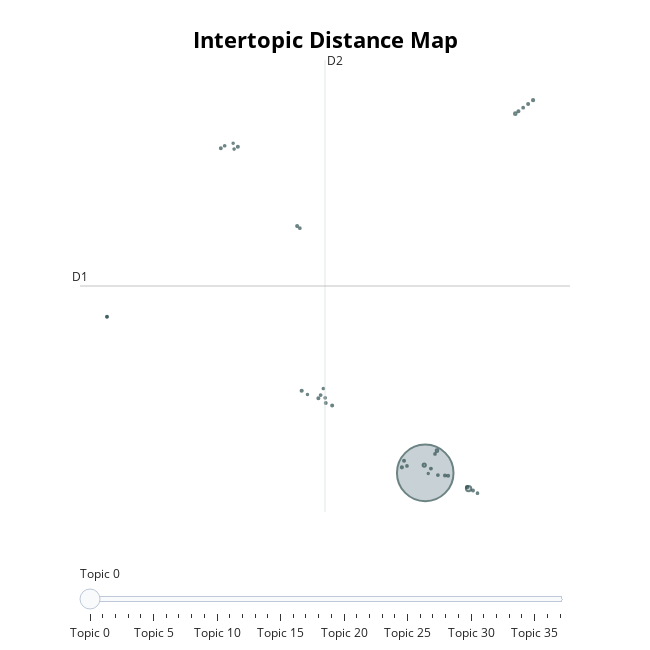

Here is the notebook cell this chart was saved with:
### Markdown cell above
### Outlier Reduction

### Code cell
# Use the "c-TF-IDF" strategy with a threshold
new_topics = topic_model.reduce_outliers(docs, topics , probabilities=probs, strategy="probabilities")

# Reduce all outliers that are left with the "distributions" strategy
new_topics = topic_model.reduce_outliers(docs, new_topics, strategy="probabilities", probabilities = probs)

topic_model.update_topics(docs, topics=new_topics)
display(topic_model.get_topic_info())
topic_model.visualize_topics()

### Figure 1 — Plotly figure (JSON) as saved in the notebook; plotly's stock layout.template omitted (floating-point values rounded to 4 significant figures)
{"data": [{"customdata": [[0, "and | the | to | was | you", 16598], [1, "sloth | sin | acedia | word | deadly", 149], [2, "universes | universe | alternate | quantum | tails", 53], [3, "machine | photocopying | papers | duty | files", 36], [4, "todd | nihilism | hearing | wait | negativity", 35], [5, "sin | shrink | guilt | is | doesn", 30], [6, "rose | died | sixty | aunt | thursday", 26], [7, "vijay | mantra | temple | mother | weren", 25], [8, "use | mortality | rates | areas | invest", 25], [9, "neuroscience | neuro | exists | pbs | nova", 23], [10, "sculptures | wall | piece | these | painted", 23], [11, "couches | lying | martial | ninth | level", 22], [12, "apologize | wouldn | kept | federal | ing", 22], [13, "book | supposed | date | never | script", 22], [14, "culture | within | gen | generation | distinguidich", 21], [15, "newton | helmut | shoot | wants | young", 21], [16, "stolen | jeep | keys | keychain | torn", 21], [17, "oranges | stuck | orange | choose | past", 21], [18, "bought | got | dvd | theater | surround", 20], [19, "together | affair | he | his | crushed", 20], [20, "israel | touring | years | uk | search", 20], [21, "opting | slave | work | rat | myth", 20], [22, "pale | half | looking | rican | unhappy", 19], [23, "ink | work | prison | colors | typical", 17], [24, "temper | ll | play | learn | possum", 17], [25, "numbers | love | truth | fact | interacted", 17], [26, "writing | jeremy | relief | becomes | gives", 15], [27, "vatican | sniper | affairs | secret | governments", 15], [28, "perpetrator | culprit | jig | hoax | articulation", 15], [29, "nation | dominate | intellectual | doctrine | ancient", 15], [30, "organization | trooper | storm | vader | darth", 15], [31, "utilized | radio | property | self | helped", 15], [32, "environmentally | argue | organic | cheap | friendly", 15], [33, "mailing | homeland | department | security | text", 14], [34, "remains | pebble | weightless | nearly | handling", 12], [35, "letter | behalf | history | send | based", 12], [36, "optimized | queries | engineer | custom | application", 12], [37, "dog | who | suburban | ok | see", 10]], "hovertemplate": "<b>Topic %{customdata[0]}</b><br>%{customdata[1]}<br>Size: %{customdata[2]}", "legendgroup": "", "marker": {"color": "#B0BEC5", "line": {"color": "DarkSlateGrey", "width": 2}, "size": [16598, 149, 53, 36, 35, 30, 26, 25, 25, 23, 23, 22, 22, 22, 21, 21, 21, 21, 20, 20, 20, 20, 19, 17, 17, 17, 15, 15, 15, 15, 15, 15, 15, 14, 12, 12, 12, 10], "sizemode": "area", "sizeref": 10.37, "symbol": "circle"}, "mode": "markers", "name": "", "orientation": "v", "showlegend": false, "type": "scatter", "x": [6.496, 8.531, 6.449, 10.73, 7.047, 8.462, 11.56, 5.399, 0.6918, 1.477, 10.87, 7.423, -2.306, 2.124, 0.4778, 5.5, 7.57, 11.33, 1.823, 6.763, -3.105, 8.74, -8.453, 11.1, 7.092, 1.583, 6.954, -2.925, 8.95, 0.6065, 5.638, 1.796, 1.711, -2.481, -8.453, -2.526, 0.9639, 6.638], "xaxis": "x", "y": [-6.477, -7.445, -5.994, 15.69, -5.104, -7.353, 16.52, -6.132, -1.409, -1.868, 15.83, -6.634, 13.64, -2.316, 8.748, -5.723, -6.653, 16.29, -2.168, -6.212, 13.55, -7.561, 3.155, 16.05, -6.61, -1.678, -5.303, 13.71, -7.73, 8.619, -6.048, -1.844, -1.269, 13.5, 3.155, 13.86, -1.641, -6.512], "yaxis": "y"}], "layout": {"annotations": [{"showarrow": false, "text": "D1", "x": -9.72, "y": 5.054, "yshift": 10}, {"showarrow": false, "text": "D2", "x": 1.788, "xshift": 10, "y": 19.0}], "height": 650, "hoverlabel": {"bgcolor": "white", "font": {"family": "Rockwell", "size": 16}}, "legend": {"itemsizing": "constant", "tracegroupgap": 0}, "margin": {"t": 60}, "shapes": [{"line": {"color": "#CFD8DC", "width": 2}, "type": "line", "x0": 1.788, "x1": 1.788, "y0": -8.889, "y1": 19.0}, {"line": {"color": "#9E9E9E", "width": 2}, "type": "line", "x0": -9.72, "x1": 13.3, "y0": 5.054, "y1": 5.054}], "sliders": [{"active": 0, "pad": {"t": 50}, "steps": [{"args": [{"marker.color": [["red", "#B0BEC5", "#B0BEC5", "#B0BEC5", "#B0BEC5", "#B0BEC5", "#B0BEC5", "#B0BEC5", "#B0BEC5", "#B0BEC5", "#B0BEC5", "#B0BEC5", "#B0BEC5", "#B0BEC5", "#B0BEC5", "#B0BEC5", "#B0BEC5", "#B0BEC5", "#B0BEC5", "#B0BEC5", "#B0BEC5", "#B0BEC5", "#B0BEC5", "#B0BEC5", "#B0BEC5", "#B0BEC5", "#B0BEC5", "#B0BEC5", "#B0BEC5", "#B0BEC5", "#B0BEC5", "#B0BEC5", "#B0BEC5", "#B0BEC5", "#B0BEC5", "#B0BEC5", "#B0BEC5", "#B0BEC5"]]}], "label": "Topic 0", "method": "update"}, {"args": [{"marker.color": [["#B0BEC5", "red", "#B0BEC5", "#B0BEC5", "#B0BEC5", "#B0BEC5", "#B0BEC5", "#B0BEC5", "#B0BEC5", "#B0BEC5", "#B0BEC5", "#B0BEC5", "#B0BEC5", "#B0BEC5", "#B0BEC5", "#B0BEC5", "#B0BEC5", "#B0BEC5", "#B0BEC5", "#B0BEC5", "#B0BEC5", "#B0BEC5", "#B0BEC5", "#B0BEC5", "#B0BEC5", "#B0BEC5", "#B0BEC5", "#B0BEC5", "#B0BEC5", "#B0BEC5", "#B0BEC5", "#B0BEC5", "#B0BEC5", "#B0BEC5", "#B0BEC5", "#B0BEC5", "#B0BEC5", "#B0BEC5"]]}], "label": "Topic 1", "method": "update"}, {"args": [{"marker.color": [["#B0BEC5", "#B0BEC5", "red", "#B0BEC5", "#B0BEC5", "#B0BEC5", "#B0BEC5", "#B0BEC5", "#B0BEC5", "#B0BEC5", "#B0BEC5", "#B0BEC5", "#B0BEC5", "#B0BEC5", "#B0BEC5", "#B0BEC5", "#B0BEC5", "#B0BEC5", "#B0BEC5", "#B0BEC5", "#B0BEC5", "#B0BEC5", "#B0BEC5", "#B0BEC5", "#B0BEC5", "#B0BEC5", "#B0BEC5", "#B0BEC5", "#B0BEC5", "#B0BEC5", "#B0BEC5", "#B0BEC5", "#B0BEC5", "#B0BEC5", "#B0BEC5", "#B0BEC5", "#B0BEC5", "#B0BEC5"]]}], "label": "Topic 2", "method": "update"}, {"args": [{"marker.color": [["#B0BEC5", "#B0BEC5", "#B0BEC5", "red", "#B0BEC5", "#B0BEC5", "#B0BEC5", "#B0BEC5", "#B0BEC5", "#B0BEC5", "#B0BEC5", "#B0BEC5", "#B0BEC5", "#B0BEC5", "#B0BEC5", "#B0BEC5", "#B0BEC5", "#B0BEC5", "#B0BEC5", "#B0BEC5", "#B0BEC5", "#B0BEC5", "#B0BEC5", "#B0BEC5", "#B0BEC5", "#B0BEC5", "#B0BEC5", "#B0BEC5", "#B0BEC5", "#B0BEC5", "#B0BEC5", "#B0BEC5", "#B0BEC5", "#B0BEC5", "#B0BEC5", "#B0BEC5", "#B0BEC5", "#B0BEC5"]]}], "label": "Topic 3", "method": "update"}, {"args": [{"marker.color": [["#B0BEC5", "#B0BEC5", "#B0BEC5", "#B0BEC5", "red", "#B0BEC5", "#B0BEC5", "#B0BEC5", "#B0BEC5", "#B0BEC5", "#B0BEC5", "#B0BEC5", "#B0BEC5", "#B0BEC5", "#B0BEC5", "#B0BEC5", "#B0BEC5", "#B0BEC5", "#B0BEC5", "#B0BEC5", "#B0BEC5", "#B0BEC5", "#B0BEC5", "#B0BEC5", "#B0BEC5", "#B0BEC5", "#B0BEC5", "#B0BEC5", "#B0BEC5", "#B0BEC5", "#B0BEC5", "#B0BEC5", "#B0BEC5", "#B0BEC5", "#B0BEC5", "#B0BEC5", "#B0BEC5", "#B0BEC5"]]}], "label": "Topic 4", "method": "update"}, {"args": [{"marker.color": [["#B0BEC5", "#B0BEC5", "#B0BEC5", "#B0BEC5", "#B0BEC5", "red", "#B0BEC5", "#B0BEC5", "#B0BEC5", "#B0BEC5", "#B0BEC5", "#B0BEC5", "#B0BEC5", "#B0BEC5", "#B0BEC5", "#B0BEC5", "#B0BEC5", "#B0BEC5", "#B0BEC5", "#B0BEC5", "#B0BEC5", "#B0BEC5", "#B0BEC5", "#B0BEC5", "#B0BEC5", "#B0BEC5", "#B0BEC5", "#B0BEC5", "#B0BEC5", "#B0BEC5", "#B0BEC5", "#B0BEC5", "#B0BEC5", "#B0BEC5", "#B0BEC5", "#B0BEC5", "#B0BEC5", "#B0BEC5"]]}], "label": "Topic 5", "method": "update"}, {"args": [{"marker.color": [["#B0BEC5", "#B0BEC5", "#B0BEC5", "#B0BEC5", "#B0BEC5", "#B0BEC5", "red", "#B0BEC5", "#B0BEC5", "#B0BEC5", "#B0BEC5", "#B0BEC5", "#B0BEC5", "#B0BEC5", "#B0BEC5", "#B0BEC5", "#B0BEC5", "#B0BEC5", "#B0BEC5", "#B0BEC5", "#B0BEC5", "#B0BEC5", "#B0BEC5", "#B0BEC5", "#B0BEC5", "#B0BEC5", "#B0BEC5", "#B0BEC5", "#B0BEC5", "#B0BEC5", "#B0BEC5", "#B0BEC5", "#B0BEC5", "#B0BEC5", "#B0BEC5", "#B0BEC5", "#B0BEC5", "#B0BEC5"]]}], "label": "Topic 6", "method": "update"}, {"args": [{"marker.color": [["#B0BEC5", "#B0BEC5", "#B0BEC5", "#B0BEC5", "#B0BEC5", "#B0BEC5", "#B0BEC5", "red", "#B0BEC5", "#B0BEC5", "#B0BEC5", "#B0BEC5", "#B0BEC5", "#B0BEC5", "#B0BEC5", "#B0BEC5", "#B0BEC5", "#B0BEC5", "#B0BEC5", "#B0BEC5", "#B0BEC5", "#B0BEC5", "#B0BEC5", "#B0BEC5", "#B0BEC5", "#B0BEC5", "#B0BEC5", "#B0BEC5", "#B0BEC5", "#B0BEC5", "#B0BEC5", "#B0BEC5", "#B0BEC5", "#B0BEC5", "#B0BEC5", "#B0BEC5", "#B0BEC5", "#B0BEC5"]]}], "label": "Topic 7", "method": "update"}, {"args": [{"marker.color": [["#B0BEC5", "#B0BEC5", "#B0BEC5", "#B0BEC5", "#B0BEC5", "#B0BEC5", "#B0BEC5", "#B0BEC5", "red", "#B0BEC5", "#B0BEC5", "#B0BEC5", "#B0BEC5", "#B0BEC5", "#B0BEC5", "#B0BEC5", "#B0BEC5", "#B0BEC5", "#B0BEC5", "#B0BEC5", "#B0BEC5", "#B0BEC5", "#B0BEC5", "#B0BEC5", "#B0BEC5", "#B0BEC5", "#B0BEC5", "#B0BEC5", "#B0BEC5", "#B0BEC5", "#B0BEC5", "#B0BEC5", "#B0BEC5", "#B0BEC5", "#B0BEC5", "#B0BEC5", "#B0BEC5", "#B0BEC5"]]}], "label": "Topic 8", "method": "update"}, {"args": [{"marker.color": [["#B0BEC5", "#B0BEC5", "#B0BEC5", "#B0BEC5", "#B0BEC5", "#B0BEC5", "#B0BEC5", "#B0BEC5", "#B0BEC5", "red", "#B0BEC5", "#B0BEC5", "#B0BEC5", "#B0BEC5", "#B0BEC5", "#B0BEC5", "#B0BEC5", "#B0BEC5", "#B0BEC5", "#B0BEC5", "#B0BEC5", "#B0BEC5", "#B0BEC5", "#B0BEC5", "#B0BEC5", "#B0BEC5", "#B0BEC5", "#B0BEC5", "#B0BEC5", "#B0BEC5", "#B0BEC5", "#B0BEC5", "#B0BEC5", "#B0BEC5", "#B0BEC5", "#B0BEC5", "#B0BEC5", "#B0BEC5"]]}], "label": "Topic 9", "method": "update"}, {"args": [{"marker.color": [["#B0BEC5", "#B0BEC5", "#B0BEC5", "#B0BEC5", "#B0BEC5", "#B0BEC5", "#B0BEC5", "#B0BEC5", "#B0BEC5", "#B0BEC5", "red", "#B0BEC5", "#B0BEC5", "#B0BEC5", "#B0BEC5", "#B0BEC5", "#B0BEC5", "#B0BEC5", "#B0BEC5", "#B0BEC5", "#B0BEC5", "#B0BEC5", "#B0BEC5", "#B0BEC5", "#B0BEC5", "#B0BEC5", "#B0BEC5", "#B0BEC5", "#B0BEC5", "#B0BEC5", "#B0BEC5", "#B0BEC5", "#B0BEC5", "#B0BEC5", "#B0BEC5", "#B0BEC5", "#B0BEC5", "#B0BEC5"]]}], "label": "Topic 10", "method": "update"}, {"args": [{"marker.color": [["#B0BEC5", "#B0BEC5", "#B0BEC5", "#B0BEC5", "#B0BEC5", "#B0BEC5", "#B0BEC5", "#B0BEC5", "#B0BEC5", "#B0BEC5", "#B0BEC5", "red", "#B0BEC5", "#B0BEC5", "#B0BEC5", "#B0BEC5", "#B0BEC5", "#B0BEC5", "#B0BEC5", "#B0BEC5", "#B0BEC5", "#B0BEC5", "#B0BEC5", "#B0BEC5", "#B0BEC5", "#B0BEC5", "#B0BEC5", "#B0BEC5", "#B0BEC5", "#B0BEC5", "#B0BEC5", "#B0BEC5", "#B0BEC5", "#B0BEC5", "#B0BEC5", "#B0BEC5", "#B0BEC5", "#B0BEC5"]]}], "label": "Topic 11", "method": "update"}, {"args": [{"marker.color": [["#B0BEC5", "#B0BEC5", "#B0BEC5", "#B0BEC5", "#B0BEC5", "#B0BEC5", "#B0BEC5", "#B0BEC5", "#B0BEC5", "#B0BEC5", "#B0BEC5", "#B0BEC5", "red", "#B0BEC5", "#B0BEC5", "#B0BEC5", "#B0BEC5", "#B0BEC5", "#B0BEC5", "#B0BEC5", "#B0BEC5", "#B0BEC5", "#B0BEC5", "#B0BEC5", "#B0BEC5", "#B0BEC5", "#B0BEC5", "#B0BEC5", "#B0BEC5", "#B0BEC5", "#B0BEC5", "#B0BEC5", "#B0BEC5", "#B0BEC5", "#B0BEC5", "#B0BEC5", "#B0BEC5", "#B0BEC5"]]}], "label": "Topic 12", "method": "update"}, {"args": [{"marker.color": [["#B0BEC5", "#B0BEC5", "#B0BEC5", "#B0BEC5", "#B0BEC5", "#B0BEC5", "#B0BEC5", "#B0BEC5", "#B0BEC5", "#B0BEC5", "#B0BEC5", "#B0BEC5", "#B0BEC5", "red", "#B0BEC5", "#B0BEC5", "#B0BEC5", "#B0BEC5", "#B0BEC5", "#B0BEC5", "#B0BEC5", "#B0BEC5", "#B0BEC5", "#B0BEC5", "#B0BEC5", "#B0BEC5", "#B0BEC5", "#B0BEC5", "#B0BEC5", "#B0BEC5", "#B0BEC5", "#B0BEC5", "#B0BEC5", "#B0BEC5", "#B0BEC5", "#B0BEC5", "#B0BEC5", "#B0BEC5"]]}], "label": "Topic 13", "method": "update"}, {"args": [{"marker.color": [["#B0BEC5", "#B0BEC5", "#B0BEC5", "#B0BEC5", "#B0BEC5", "#B0BEC5", "#B0BEC5", "#B0BEC5", "#B0BEC5", "#B0BEC5", "#B0BEC5", "#B0BEC5", "#B0BEC5", "#B0BEC5", "red", "#B0BEC5", "#B0BEC5", "#B0BEC5", "#B0BEC5", "#B0BEC5", "#B0BEC5", "#B0BEC5", "#B0BEC5", "#B0BEC5", "#B0BEC5", "#B0BEC5", "#B0BEC5", "#B0BEC5", "#B0BEC5", "#B0BEC5", "#B0BEC5", "#B0BEC5", "#B0BEC5", "#B0BEC5", "#B0BEC5", "#B0BEC5", "#B0BEC5", "#B0BEC5"]]}], "label": "Topic 14", "method": "update"}, {"args": [{"marker.color": [["#B0BEC5", "#B0BEC5", "#B0BEC5", "#B0BEC5", "#B0BEC5", "#B0BEC5", "#B0BEC5", "#B0BEC5", "#B0BEC5", "#B0BEC5", "#B0BEC5", "#B0BEC5", "#B0BEC5", "#B0BEC5", "#B0BEC5", "red", "#B0BEC5", "#B0BEC5", "#B0BEC5", "#B0BEC5", "#B0BEC5", "#B0BEC5", "#B0BEC5", "#B0BEC5", "#B0BEC5", "#B0BEC5", "#B0BEC5", "#B0BEC5", "#B0BEC5", "#B0BEC5", "#B0BEC5", "#B0BEC5", "#B0BEC5", "#B0BEC5", "#B0BEC5", "#B0BEC5", "#B0BEC5", "#B0BEC5"]]}], "label": "Topic 15", "method": "update"}, {"args": [{"marker.color": [["#B0BEC5", "#B0BEC5", "#B0BEC5", "#B0BEC5", "#B0BEC5", "#B0BEC5", "#B0BEC5", "#B0BEC5", "#B0BEC5", "#B0BEC5", "#B0BEC5", "#B0BEC5", "#B0BEC5", "#B0BEC5", "#B0BEC5", "#B0BEC5", "red", "#B0BEC5", "#B0BEC5", "#B0BEC5", "#B0BEC5", "#B0BEC5", "#B0BEC5", "#B0BEC5", "#B0BEC5", "#B0BEC5", "#B0BEC5", "#B0BEC5", "#B0BEC5", "#B0BEC5", "#B0BEC5", "#B0BEC5", "#B0BEC5", "#B0BEC5", "#B0BEC5", "#B0BEC5", "#B0BEC5", "#B0BEC5"]]}], "label": "Topic 16", "method": "update"}, {"args": [{"marker.color": [["#B0BEC5", "#B0BEC5", "#B0BEC5", "#B0BEC5", "#B0BEC5", "#B0BEC5", "#B0BEC5", "#B0BEC5", "#B0BEC5", "#B0BEC5", "#B0BEC5", "#B0BEC5", "#B0BEC5", "#B0BEC5", "#B0BEC5", "#B0BEC5", "#B0BEC5", "red", "#B0BEC5", "#B0BEC5", "#B0BEC5", "#B0BEC5", "#B0BEC5", "#B0BEC5", "#B0BEC5", "#B0BEC5", "#B0BEC5", "#B0BEC5", "#B0BEC5", "#B0BEC5", "#B0BEC5", "#B0BEC5", "#B0BEC5", "#B0BEC5", "#B0BEC5", "#B0BEC5", "#B0BEC5", "#B0BEC5"]]}], "label": "Topic 17", "method": "update"}, {"args": [{"marker.color": [["#B0BEC5", "#B0BEC5", "#B0BEC5", "#B0BEC5", "#B0BEC5", "#B0BEC5", "#B0BEC5", "#B0BEC5", "#B0BEC5", "#B0BEC5", "#B0BEC5", "#B0BEC5", "#B0BEC5", "#B0BEC5", "#B0BEC5", "#B0BEC5", "#B0BEC5", "#B0BEC5", "red", "#B0BEC5", "#B0BEC5", "#B0BEC5", "#B0BEC5", "#B0BEC5", "#B0BEC5", "#B0BEC5", "#B0BEC5", "#B0BEC5", "#B0BEC5", "#B0BEC5", "#B0BEC5", "#B0BEC5", "#B0BEC5", "#B0BEC5", "#B0BEC5", "#B0BEC5", "#B0BEC5", "#B0BEC5"]]}], "label": "Topic 18", "method": "update"}, {"args": [{"marker.color": [["#B0BEC5", "#B0BEC5", "#B0BEC5", "#B0BEC5", "#B0BEC5", "#B0BEC5", "#B0BEC5", "#B0BEC5", "#B0BEC5", "#B0BEC5", "#B0BEC5", "#B0BEC5", "#B0BEC5", "#B0BEC5", "#B0BEC5", "#B0BEC5", "#B0BEC5", "#B0BEC5", "#B0BEC5", "red", "#B0BEC5", "#B0BEC5", "#B0BEC5", "#B0BEC5", "#B0BEC5", "#B0BEC5", "#B0BEC5", "#B0BEC5", "#B0BEC5", "#B0BEC5", "#B0BEC5", "#B0BEC5", "#B0BEC5", "#B0BEC5", "#B0BEC5", "#B0BEC5", "#B0BEC5", "#B0BEC5"]]}], "label": "Topic 19", "method": "update"}, {"args": [{"marker.color": [["#B0BEC5", "#B0BEC5", "#B0BEC5", "#B0BEC5", "#B0BEC5", "#B0BEC5", "#B0BEC5", "#B0BEC5", "#B0BEC5", "#B0BEC5", "#B0BEC5", "#B0BEC5", "#B0BEC5", "#B0BEC5", "#B0BEC5", "#B0BEC5", "#B0BEC5", "#B0BEC5", "#B0BEC5", "#B0BEC5", "red", "#B0BEC5", "#B0BEC5", "#B0BEC5", "#B0BEC5", "#B0BEC5", "#B0BEC5", "#B0BEC5", "#B0BEC5", "#B0BEC5", "#B0BEC5", "#B0BEC5", "#B0BEC5", "#B0BEC5", "#B0BEC5", "#B0BEC5", "#B0BEC5", "#B0BEC5"]]}], "label": "Topic 20", "method": "update"}, {"args": [{"marker.color": [["#B0BEC5", "#B0BEC5", "#B0BEC5", "#B0BEC5", "#B0BEC5", "#B0BEC5", "#B0BEC5", "#B0BEC5", "#B0BEC5", "#B0BEC5", "#B0BEC5", "#B0BEC5", "#B0BEC5", "#B0BEC5", "#B0BEC5", "#B0BEC5", "#B0BEC5", "#B0BEC5", "#B0BEC5", "#B0BEC5", "#B0BEC5", "red", "#B0BEC5", "#B0BEC5", "#B0BEC5", "#B0BEC5", "#B0BEC5", "#B0BEC5", "#B0BEC5", "#B0BEC5", "#B0BEC5", "#B0BEC5", "#B0BEC5", "#B0BEC5", "#B0BEC5", "#B0BEC5", "#B0BEC5", "#B0BEC5"]]}], "label": "Topic 21", "method": "update"}, {"args": [{"marker.color": [["#B0BEC5", "#B0BEC5", "#B0BEC5", "#B0BEC5", "#B0BEC5", "#B0BEC5", "#B0BEC5", "#B0BEC5", "#B0BEC5", "#B0BEC5", "#B0BEC5", "#B0BEC5", "#B0BEC5", "#B0BEC5", "#B0BEC5", "#B0BEC5", "#B0BEC5", "#B0BEC5", "#B0BEC5", "#B0BEC5", "#B0BEC5", "#B0BEC5", "red", "#B0BEC5", "#B0BEC5", "#B0BEC5", "#B0BEC5", "#B0BEC5", "#B0BEC5", "#B0BEC5", "#B0BEC5", "#B0BEC5", "#B0BEC5", "#B0BEC5", "#B0BEC5", "#B0BEC5", "#B0BEC5", "#B0BEC5"]]}], "label": "Topic 22", "method": "update"}, {"args": [{"marker.color": [["#B0BEC5", "#B0BEC5", "#B0BEC5", "#B0BEC5", "#B0BEC5", "#B0BEC5", "#B0BEC5", "#B0BEC5", "#B0BEC5", "#B0BEC5", "#B0BEC5", "#B0BEC5", "#B0BEC5", "#B0BEC5", "#B0BEC5", "#B0BEC5", "#B0BEC5", "#B0BEC5", "#B0BEC5", "#B0BEC5", "#B0BEC5", "#B0BEC5", "#B0BEC5", "red", "#B0BEC5", "#B0BEC5", "#B0BEC5", "#B0BEC5", "#B0BEC5", "#B0BEC5", "#B0BEC5", "#B0BEC5", "#B0BEC5", "#B0BEC5", "#B0BEC5", "#B0BEC5", "#B0BEC5", "#B0BEC5"]]}], "label": "Topic 23", "method": "update"}, {"args": [{"marker.color": [["#B0BEC5", "#B0BEC5", "#B0BEC5", "#B0BEC5", "#B0BEC5", "#B0BEC5", "#B0BEC5", "#B0BEC5", "#B0BEC5", "#B0BEC5", "#B0BEC5", "#B0BEC5", "#B0BEC5", "#B0BEC5", "#B0BEC5", "#B0BEC5", "#B0BEC5", "#B0BEC5", "#B0BEC5", "#B0BEC5", "#B0BEC5", "#B0BEC5", "#B0BEC5", "#B0BEC5", "red", "#B0BEC5", "#B0BEC5", "#B0BEC5", "#B0BEC5", "#B0BEC5", "#B0BEC5", "#B0BEC5", "#B0BEC5", "#B0BEC5", "#B0BEC5", "#B0BEC5", "#B0BEC5", "#B0BEC5"]]}], "label": "Topic 24", "method": "update"}, {"args": [{"marker.color": [["#B0BEC5", "#B0BEC5", "#B0BEC5", "#B0BEC5", "#B0BEC5", "#B0BEC5", "#B0BEC5", "#B0BEC5", "#B0BEC5", "#B0BEC5", "#B0BEC5", "#B0BEC5", "#B0BEC5", "#B0BEC5", "#B0BEC5", "#B0BEC5", "#B0BEC5", "#B0BEC5", "#B0BEC5", "#B0BEC5", "#B0BEC5", "#B0BEC5", "#B0BEC5", "#B0BEC5", "#B0BEC5", "red", "#B0BEC5", "#B0BEC5", "#B0BEC5", "#B0BEC5", "#B0BEC5", "#B0BEC5", "#B0BEC5", "#B0BEC5", "#B0BEC5", "#B0BEC5", "#B0BEC5", "#B0BEC5"]]}], "label": "Topic 25", "method": "update"}, {"args": [{"marker.color": [["#B0BEC5", "#B0BEC5", "#B0BEC5", "#B0BEC5", "#B0BEC5", "#B0BEC5", "#B0BEC5", "#B0BEC5", "#B0BEC5", "#B0BEC5", "#B0BEC5", "#B0BEC5", "#B0BEC5", "#B0BEC5", "#B0BEC5", "#B0BEC5", "#B0BEC5", "#B0BEC5", "#B0BEC5", "#B0BEC5", "#B0BEC5", "#B0BEC5", "#B0BEC5", "#B0BEC5", "#B0BEC5", "#B0BEC5", "red", "#B0BEC5", "#B0BEC5", "#B0BEC5", "#B0BEC5", "#B0BEC5", "#B0BEC5", "#B0BEC5", "#B0BEC5", "#B0BEC5", "#B0BEC5", "#B0BEC5"]]}], "label": "Topic 26", "method": "update"}, {"args": [{"marker.color": [["#B0BEC5", "#B0BEC5", "#B0BEC5", "#B0BEC5", "#B0BEC5", "#B0BEC5", "#B0BEC5", "#B0BEC5", "#B0BEC5", "#B0BEC5", "#B0BEC5", "#B0BEC5", "#B0BEC5", "#B0BEC5", "#B0BEC5", "#B0BEC5", "#B0BEC5", "#B0BEC5", "#B0BEC5", "#B0BEC5", "#B0BEC5", "#B0BEC5", "#B0BEC5", "#B0BEC5", "#B0BEC5", "#B0BEC5", "#B0BEC5", "red", "#B0BEC5", "#B0BEC5", "#B0BEC5", "#B0BEC5", "#B0BEC5", "#B0BEC5", "#B0BEC5", "#B0BEC5", "#B0BEC5", "#B0BEC5"]]}], "label": "Topic 27", "method": "update"}, {"args": [{"marker.color": [["#B0BEC5", "#B0BEC5", "#B0BEC5", "#B0BEC5", "#B0BEC5", "#B0BEC5", "#B0BEC5", "#B0BEC5", "#B0BEC5", "#B0BEC5", "#B0BEC5", "#B0BEC5", "#B0BEC5", "#B0BEC5", "#B0BEC5", "#B0BEC5", "#B0BEC5", "#B0BEC5", "#B0BEC5", "#B0BEC5", "#B0BEC5", "#B0BEC5", "#B0BEC5", "#B0BEC5", "#B0BEC5", "#B0BEC5", "#B0BEC5", "#B0BEC5", "red", "#B0BEC5", "#B0BEC5", "#B0BEC5", "#B0BEC5", "#B0BEC5", "#B0BEC5", "#B0BEC5", "#B0BEC5", "#B0BEC5"]]}], "label": "Topic 28", "method": "update"}, {"args": [{"marker.color": [["#B0BEC5", "#B0BEC5", "#B0BEC5", "#B0BEC5", "#B0BEC5", "#B0BEC5", "#B0BEC5", "#B0BEC5", "#B0BEC5", "#B0BEC5", "#B0BEC5", "#B0BEC5", "#B0BEC5", "#B0BEC5", "#B0BEC5", "#B0BEC5", "#B0BEC5", "#B0BEC5", "#B0BEC5", "#B0BEC5", "#B0BEC5", "#B0BEC5", "#B0BEC5", "#B0BEC5", "#B0BEC5", "#B0BEC5", "#B0BEC5", "#B0BEC5", "#B0BEC5", "red", "#B0BEC5", "#B0BEC5", "#B0BEC5", "#B0BEC5", "#B0BEC5", "#B0BEC5", "#B0BEC5", "#B0BEC5"]]}], "label": "Topic 29", "method": "update"}, {"args": [{"marker.color": [["#B0BEC5", "#B0BEC5", "#B0BEC5", "#B0BEC5", "#B0BEC5", "#B0BEC5", "#B0BEC5", "#B0BEC5", "#B0BEC5", "#B0BEC5", "#B0BEC5", "#B0BEC5", "#B0BEC5", "#B0BEC5", "#B0BEC5", "#B0BEC5", "#B0BEC5", "#B0BEC5", "#B0BEC5", "#B0BEC5", "#B0BEC5", "#B0BEC5", "#B0BEC5", "#B0BEC5", "#B0BEC5", "#B0BEC5", "#B0BEC5", "#B0BEC5", "#B0BEC5", "#B0BEC5", "red", "#B0BEC5", "#B0BEC5", "#B0BEC5", "#B0BEC5", "#B0BEC5", "#B0BEC5", "#B0BEC5"]]}], "label": "Topic 30", "method": "update"}, {"args": [{"marker.color": [["#B0BEC5", "#B0BEC5", "#B0BEC5", "#B0BEC5", "#B0BEC5", "#B0BEC5", "#B0BEC5", "#B0BEC5", "#B0BEC5", "#B0BEC5", "#B0BEC5", "#B0BEC5", "#B0BEC5", "#B0BEC5", "#B0BEC5", "#B0BEC5", "#B0BEC5", "#B0BEC5", "#B0BEC5", "#B0BEC5", "#B0BEC5", "#B0BEC5", "#B0BEC5", "#B0BEC5", "#B0BEC5", "#B0BEC5", "#B0BEC5", "#B0BEC5", "#B0BEC5", "#B0BEC5", "#B0BEC5", "red", "#B0BEC5", "#B0BEC5", "#B0BEC5", "#B0BEC5", "#B0BEC5", "#B0BEC5"]]}], "label": "Topic 31", "method": "update"}, {"args": [{"marker.color": [["#B0BEC5", "#B0BEC5", "#B0BEC5", "#B0BEC5", "#B0BEC5", "#B0BEC5", "#B0BEC5", "#B0BEC5", "#B0BEC5", "#B0BEC5", "#B0BEC5", "#B0BEC5", "#B0BEC5", "#B0BEC5", "#B0BEC5", "#B0BEC5", "#B0BEC5", "#B0BEC5", "#B0BEC5", "#B0BEC5", "#B0BEC5", "#B0BEC5", "#B0BEC5", "#B0BEC5", "#B0BEC5", "#B0BEC5", "#B0BEC5", "#B0BEC5", "#B0BEC5", "#B0BEC5", "#B0BEC5", "#B0BEC5", "red", "#B0BEC5", "#B0BEC5", "#B0BEC5", "#B0BEC5", "#B0BEC5"]]}], "label": "Topic 32", "method": "update"}, {"args": [{"marker.color": [["#B0BEC5", "#B0BEC5", "#B0BEC5", "#B0BEC5", "#B0BEC5", "#B0BEC5", "#B0BEC5", "#B0BEC5", "#B0BEC5", "#B0BEC5", "#B0BEC5", "#B0BEC5", "#B0BEC5", "#B0BEC5", "#B0BEC5", "#B0BEC5", "#B0BEC5", "#B0BEC5", "#B0BEC5", "#B0BEC5", "#B0BEC5", "#B0BEC5", "#B0BEC5", "#B0BEC5", "#B0BEC5", "#B0BEC5", "#B0BEC5", "#B0BEC5", "#B0BEC5", "#B0BEC5", "#B0BEC5", "#B0BEC5", "#B0BEC5", "red", "#B0BEC5", "#B0BEC5", "#B0BEC5", "#B0BEC5"]]}], "label": "Topic 33", "method": "update"}, {"args": [{"marker.color": [["#B0BEC5", "#B0BEC5", "#B0BEC5", "#B0BEC5", "#B0BEC5", "#B0BEC5", "#B0BEC5", "#B0BEC5", "#B0BEC5", "#B0BEC5", "#B0BEC5", "#B0BEC5", "#B0BEC5", "#B0BEC5", "#B0BEC5", "#B0BEC5", "#B0BEC5", "#B0BEC5", "#B0BEC5", "#B0BEC5", "#B0BEC5", "#B0BEC5", "#B0BEC5", "#B0BEC5", "#B0BEC5", "#B0BEC5", "#B0BEC5", "#B0BEC5", "#B0BEC5", "#B0BEC5", "#B0BEC5", "#B0BEC5", "#B0BEC5", "#B0BEC5", "red", "#B0BEC5", "#B0BEC5", "#B0BEC5"]]}], "label": "Topic 34", "method": "update"}, {"args": [{"marker.color": [["#B0BEC5", "#B0BEC5", "#B0BEC5", "#B0BEC5", "#B0BEC5", "#B0BEC5", "#B0BEC5", "#B0BEC5", "#B0BEC5", "#B0BEC5", "#B0BEC5", "#B0BEC5", "#B0BEC5", "#B0BEC5", "#B0BEC5", "#B0BEC5", "#B0BEC5", "#B0BEC5", "#B0BEC5", "#B0BEC5", "#B0BEC5", "#B0BEC5", "#B0BEC5", "#B0BEC5", "#B0BEC5", "#B0BEC5", "#B0BEC5", "#B0BEC5", "#B0BEC5", "#B0BEC5", "#B0BEC5", "#B0BEC5", "#B0BEC5", "#B0BEC5", "#B0BEC5", "red", "#B0BEC5", "#B0BEC5"]]}], "label": "Topic 35", "method": "update"}, {"args": [{"marker.color": [["#B0BEC5", "#B0BEC5", "#B0BEC5", "#B0BEC5", "#B0BEC5", "#B0BEC5", "#B0BEC5", "#B0BEC5", "#B0BEC5", "#B0BEC5", "#B0BEC5", "#B0BEC5", "#B0BEC5", "#B0BEC5", "#B0BEC5", "#B0BEC5", "#B0BEC5", "#B0BEC5", "#B0BEC5", "#B0BEC5", "#B0BEC5", "#B0BEC5", "#B0BEC5", "#B0BEC5", "#B0BEC5", "#B0BEC5", "#B0BEC5", "#B0BEC5", "#B0BEC5", "#B0BEC5", "#B0BEC5", "#B0BEC5", "#B0BEC5", "#B0BEC5", "#B0BEC5", "#B0BEC5", "red", "#B0BEC5"]]}], "label": "Topic 36", "method": "update"}, {"args": [{"marker.color": [["#B0BEC5", "#B0BEC5", "#B0BEC5", "#B0BEC5", "#B0BEC5", "#B0BEC5", "#B0BEC5", "#B0BEC5", "#B0BEC5", "#B0BEC5", "#B0BEC5", "#B0BEC5", "#B0BEC5", "#B0BEC5", "#B0BEC5", "#B0BEC5", "#B0BEC5", "#B0BEC5", "#B0BEC5", "#B0BEC5", "#B0BEC5", "#B0BEC5", "#B0BEC5", "#B0BEC5", "#B0BEC5", "#B0BEC5", "#B0BEC5", "#B0BEC5", "#B0BEC5", "#B0BEC5", "#B0BEC5", "#B0BEC5", "#B0BEC5", "#B0BEC5", "#B0BEC5", "#B0BEC5", "#B0BEC5", "red"]]}], "label": "Topic 37", "method": "update"}]}], "title": {"font": {"color": "Black", "size": 22}, "text": "<b>Intertopic Distance Map</b>", "x": 0.5, "xanchor": "center", "y": 0.95, "yanchor": "top"}, "width": 650, "xaxis": {"anchor": "y", "domain": [0, 1], "range": [-9.72, 13.3], "title": {"text": ""}, "visible": false}, "yaxis": {"anchor": "x", "domain": [0, 1], "range": [-8.889, 19.0], "title": {"text": ""}, "visible": false}}}
